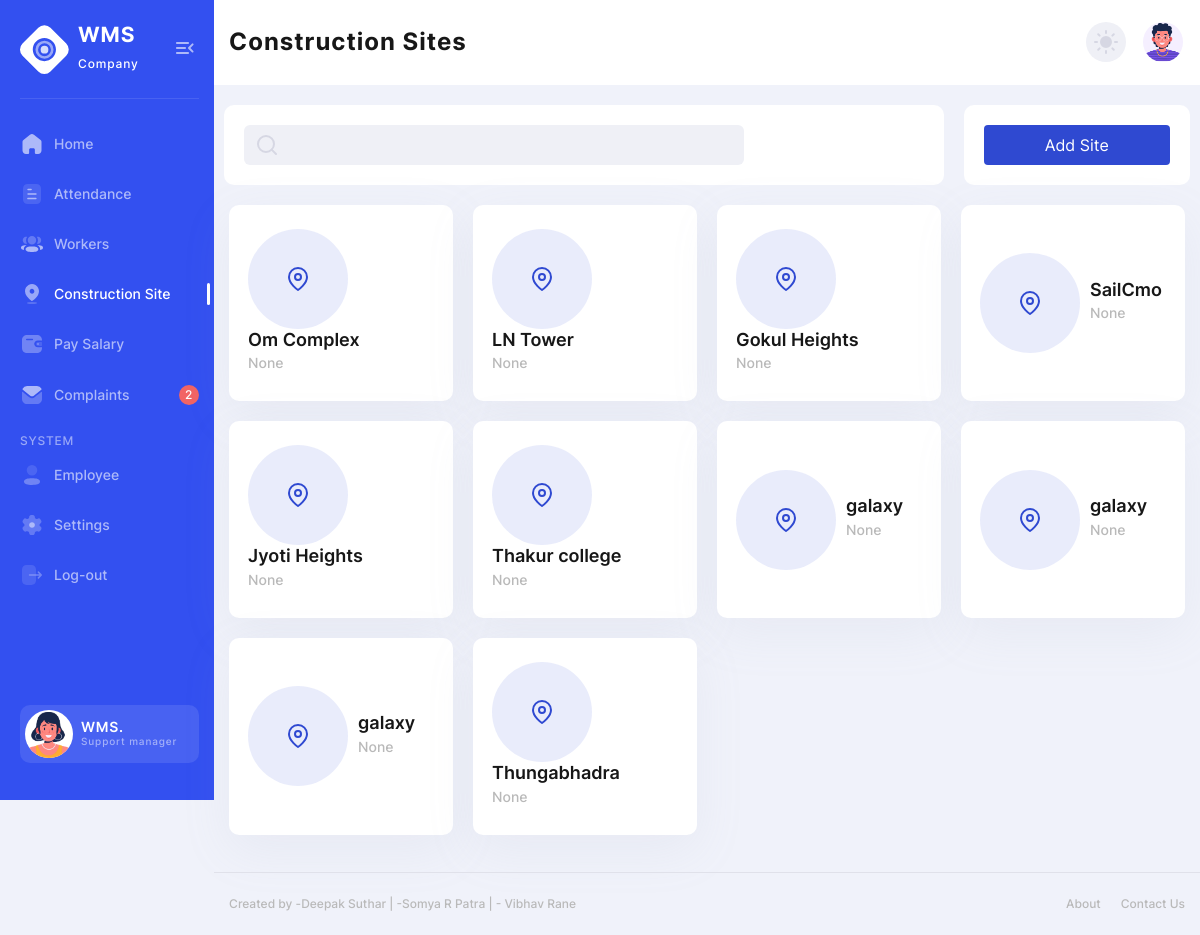
Page /construction (signed in) on the earlier database version.
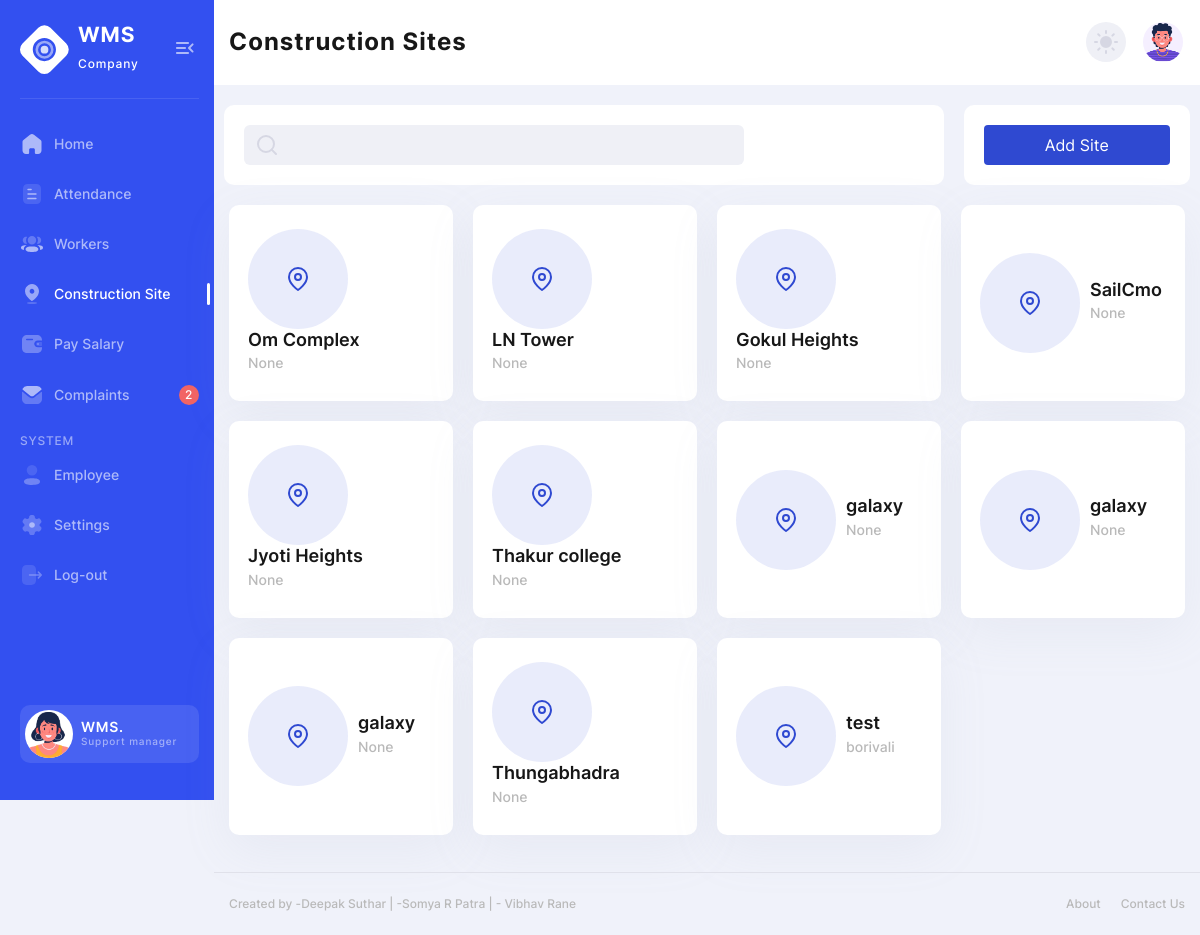
Same page on the later database version.
### admpage/models.py (models this page shows, shortened)
class Site(models.Model):
    STATUS =(
        ('Active','Active'),
        ('Unactive','Unactive'),
        ('Finished','Finished',),
    )
    sname = models.CharField(max_length=200,null=True)
    status = models.CharField(max_length=10,null=True,choices=STATUS)
    location = models.CharField(max_length=300,null=True)
    city = models.CharField(max_length=100,null=True)
    contact = models.CharField(max_length=20,null=True)

### admpage/views.py (the view, shortened to what this page needs)
@login_required(login_url='emplog')
def construction(request):
    site = Site.objects.all()
    mfil = sitefilter(request.GET, queryset=site)
    site = mfil.qs
    form = siteform()
    cont = {'site':site, 'mfil':mfil, 'form':form}
    return render(request, "construction.html",cont)

### admpage/forms.py
class siteform(ModelForm):
    class Meta:
        model = Site
        fields = '__all__'

### templates/construction.html (shortened to what the changed rows need)
{% load static %}
<!DOCTYPE html>
<html lang="en">
<head>
  <link rel="stylesheet" href="{% static 'css/style.css' %}">
</head>
<body>
<div class="page-flex">
  <div class="main-wrapper">
    <nav class="main-nav--bg">
  <div class="container main-nav">
    <div class="main-nav-start">
        <h2 class="main-title">Construction Sites</h2>
    </div>
  </div>
</nav>
    <main class="main users chart-page" id="skip-target">
      <div class="container" id="blur">
        <div class="row stat-cards-workers">
          {% for i in site%}
          <div class="col-md-6 col-xl-3">
            <a href="{% url 'construction_site_profile' i.id %}" >
            <article class="stat-cards-item-workers">
              <div class="stat-cards-icon-workers primary">
                <i data-feather="map-pin" aria-hidden="true"></i>
              </div>
              <div class="stat-cards-info-workers">
                <p class="stat-cards-info__name-workers">{{i.sname}}</p>
                <p class="stat-cards-info__title-workers">{{i.city}}</p>
              </div>
            </article></a>
          </div>
          {% endfor %}
        </div>
      </div>
    </main>
  </div>
</div>
</body>
</html>

Differences in the rows shown:
added Site: sname "test", city "borivali"
